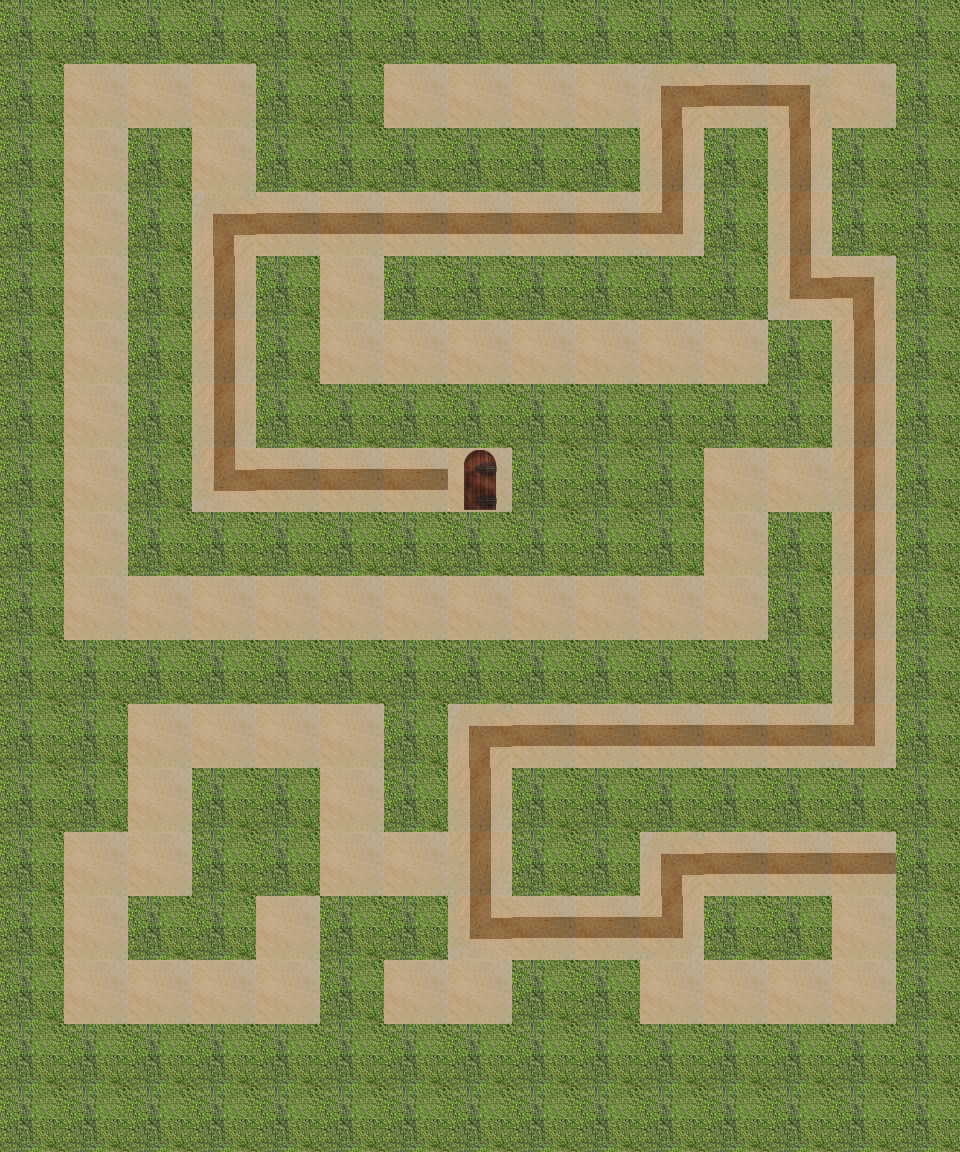

Rendered tile map (Tiled .tmx) drawn with the repository's tilesets; below, a short description and the map source with its tile grids summarised:
An orthogonal 15x18 tile map with 64x64 px tiles, 4 tile layers (path, wall, hint, end), 1 hidden layer not drawn.

<map version="1.0" orientation="orthogonal" renderorder="right-down" width="15" height="18" tilewidth="64" tileheight="64">
 <properties>
  <property name="bestTimePossible" value="14.64" />
  <property name="viewSize" value="5" />
 </properties>
 <tileset firstgid="1" name="sandbush" tilewidth="64" tileheight="64">
  <image source="sandbush.png" width="256" height="192" />
 </tileset>
 <layer name="path" width="15" height="18">
  <data>[270 cells, 108 non-empty, 1 distinct tile ids]</data>
 </layer>
 <layer name="wall" width="15" height="18">
  <data>[270 cells, 162 non-empty, 1 distinct tile ids]</data>
 </layer>
 <layer name="hint" width="15" height="18">
  <data>[270 cells, 46 non-empty, 6 distinct tile ids]</data>
 </layer>
 <layer name="start" width="15" height="18" visible="0">
  <data>[270 cells, 1 non-empty, 1 distinct tile ids]</data>
 </layer>
 <layer name="end" width="15" height="18">
  <data>[270 cells, 1 non-empty, 1 distinct tile ids]</data>
 </layer>
</map>
